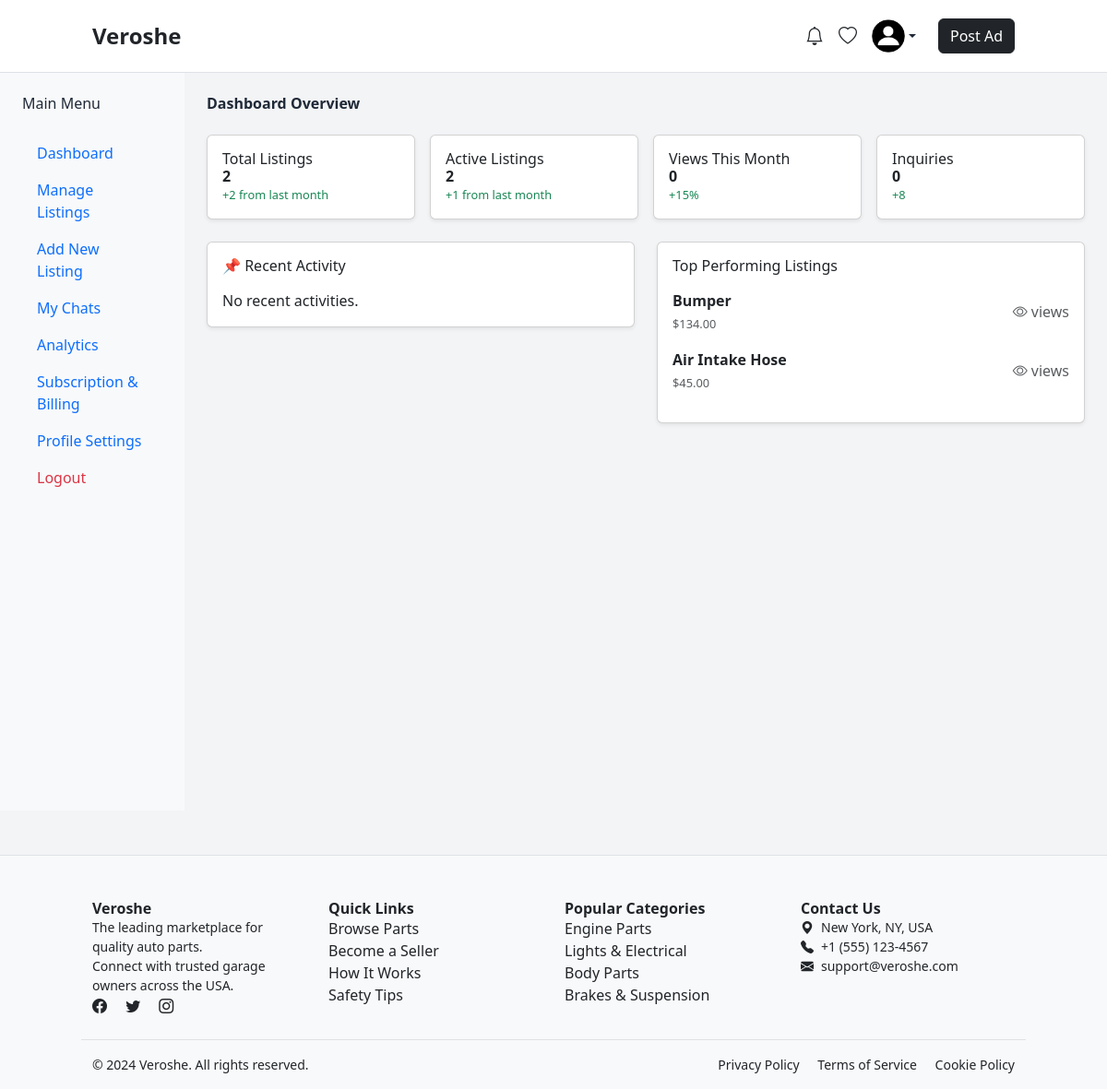
The app's page /seller/dashboard/ (signed in) with its own data.
### core/models.py (models this page shows, shortened)
class Ad(models.Model):
    seller = models.ForeignKey(settings.AUTH_USER_MODEL, on_delete=models.CASCADE)
    category = models.ForeignKey(Category, choices=CATEGORY_CHOICES, on_delete= models.CASCADE, null=True, blank=True)
    title = models.CharField(max_length=255)
    make = models.CharField(max_length=255, null=True, blank=True)
    model = models.CharField(max_length=255, null=True, blank=True)
    sub_model = models.CharField(max_length=100, null=True, blank=True)
    year = models.PositiveIntegerField(blank=True, null=True)
    fuel_type = models.CharField(max_length=20, choices=FUEL_CHOICES, null=True, blank=True)
    transmission = models.CharField(max_length=20,choices=TRANSMISSION_CHOICES, default='Manual', blank=True, null=True)
    description = models.TextField(blank=True, null=True)
    price = models.DecimalField(max_digits=10, decimal_places=2)
    image = models.ImageField(upload_to='ads/', blank=True, null=True)
    location = models.CharField(max_length=100, blank=True, null=True)
    mobile_number = models.CharField(max_length=15, blank=True, null=True)
    is_expired = models.BooleanField(default=False)
    created_at = models.DateTimeField(auto_now_add=True)
    views = models.IntegerField(default=0)
    is_active = models.BooleanField(default=True)

### core/views.py (the view)
# urls.py: path('seller/dashboard/', views.seller_dashboard, name='seller_dashboard'),
@login_required
def seller_dashboard(request):
    user = request.user
    posted_ads_count = Ad.objects.filter(seller=user).count()
    active_ads_count = Ad.objects.filter(seller=user, is_active=True).count()
    expired_ads_count = Ad.objects.filter(seller=user, is_expired=True).count()
    views_this_month = Ad.objects.filter(seller=user, created_at__month=now().month).aggregate(total_views=Sum('views'))['total_views'] or 0
    inquiries_count = Favorite.objects.filter(ad__seller=user).count()  # or replace with inquiry model
    favorite_ads_count = Favorite.objects.filter(user=request.user).count()
    recent_activities = SellerActivity.objects.filter(seller=request.user).order_by('-timestamp')[:5]
    recent_ads = Ad.objects.filter(seller=user).order_by('-created_at')[:5]
    top_ads = Ad.objects.filter(seller=request.user).order_by('-views')[:3]
    return render(request, 'core/seller_dashboard.html', {
        'posted_ads_count': posted_ads_count,
        'active_ads_count': active_ads_count,
        'expired_ads_count': expired_ads_count,
        'views_this_month': views_this_month,
        'inquiries_count': inquiries_count,
        'recent_activities': recent_activities,
        'recent_ads': recent_ads,
        'top_ads': top_ads,
        'favorite_ads_count': favorite_ads_count,
    })

### core/templates/core/seller_dashboard.html (shortened to what this page needs)
{% extends 'core/base.html' %}
{% load static %}
{% block content %}
<div class="container-fluid">
  <div class="row">
    <div class="col-md-3 col-lg-2 bg-light vh-100 p-4">
      <h5 class="mb-4">Main Menu</h5>
      <ul class="nav flex-column">
        <li class="nav-item"><a href="{% url 'seller_dashboard' %}" class="nav-link">Dashboard</a></li>
        <li class="nav-item"><a href="{% url 'manage_ads' %}" class="nav-link">Manage Listings</a></li>
        <li class="nav-item"><a href="" class="nav-link">Add New Listing</a></li>
        <li class="nav-item"><a href="" class="nav-link">My Chats</a></li>
        <li class="nav-item"><a href="" class="nav-link">Analytics</a></li>
        <li class="nav-item"><a href="" class="nav-link">Subscription & Billing</a></li>
        <li class="nav-item"><a href="{% url 'profile_settings' %}" class="nav-link">Profile Settings</a></li>
        <li class="nav-item"><a href="{% url 'logout' %}" class="nav-link text-danger">Logout</a></li>
      </ul>
    </div>
    <div class="col-md-9 col-lg-10 p-4">
      <div class="d-flex justify-content-between align-items-center mb-4">
        <h3 class="fw-bold">Dashboard Overview</h3>
      </div>
      <div class="row g-3 mb-4">
        <div class="col-md-3">
          <div class="card shadow-sm p-3">
            <h6>Total Listings</h6>
            <h4 class="fw-bold">{{ posted_ads_count }}</h4>
            <small class="text-success">+2 from last month</small>
          </div>
        </div>
        <div class="col-md-3">
          <div class="card shadow-sm p-3">
            <h6>Active Listings</h6>
            <h4 class="fw-bold">{{ active_ads_count }}</h4>
            <small class="text-success">+1 from last month</small>
          </div>
        </div>
        <div class="col-md-3">
          <div class="card shadow-sm p-3">
            <h6>Views This Month</h6>
            <h4 class="fw-bold">{{ views_this_month }}</h4>
            <small class="text-success">+15%</small>
          </div>
        </div>
        <div class="col-md-3">
          <div class="card shadow-sm p-3">
            <h6>Inquiries</h6>
            <h4 class="fw-bold">{{ inquiries_count }}</h4>
            <small class="text-success">+8</small>
          </div>
        </div>
      </div>
      <div class="row g-4">
        <div class="col-lg-6">
          <div class="card p-3 shadow-sm">
            <h5 class="mb-3">📌 Recent Activity</h5>
            <ul class="list-unstyled">
              {% for activity in recent_activities %}
                <li class="mb-2">
                  <span>{{ activity.message }}</span>
                  {% if activity.link %}
                    - <a href="{{ activity.link }}">View</a>
                  {% endif %}
                </li>
              {% empty %}
                <li>No recent activities.</li>
              {% endfor %}
            </ul>
          </div>
        </div>
          <div class="col-lg-6">
            <div class="card p-3 shadow-sm">
              <h5 class="mb-3">Top Performing Listings</h5>
              <div style ="max-height: 300px; overflow-y: auto;">
                <ul class="list-unstyled">
                  {% for ad in top_ads %}
                  <li class="d-flex justify-content-between align-items-center mb-3">
                    <div>
                      <strong>{{ ad.title }}</strong><br>
                            <small class="text-muted">${{ ad.price }}</small>
                    </div>
                    <div class="text-muted">
                      <i class="bi bi-eye"></i> {{ ad.num_views }} views
                    </div>
                  </li>
                {% empty %}
                  <p class="text-muted">No top performing listings found.</p>
                {% endfor %}
                </ul>
              </div>
            </div>
          </div>
      </div>
  </div>
</div>
{% endblock %}

### records on screen
Ad: title "Bumper", price "134.00"
Ad: title "Air Intake Hose", price "45.00"

### other values on screen
{{ posted_ads_count }} "2"
{{ active_ads_count }} "2"
{{ views_this_month }} "0"
{{ inquiries_count }} "0"
